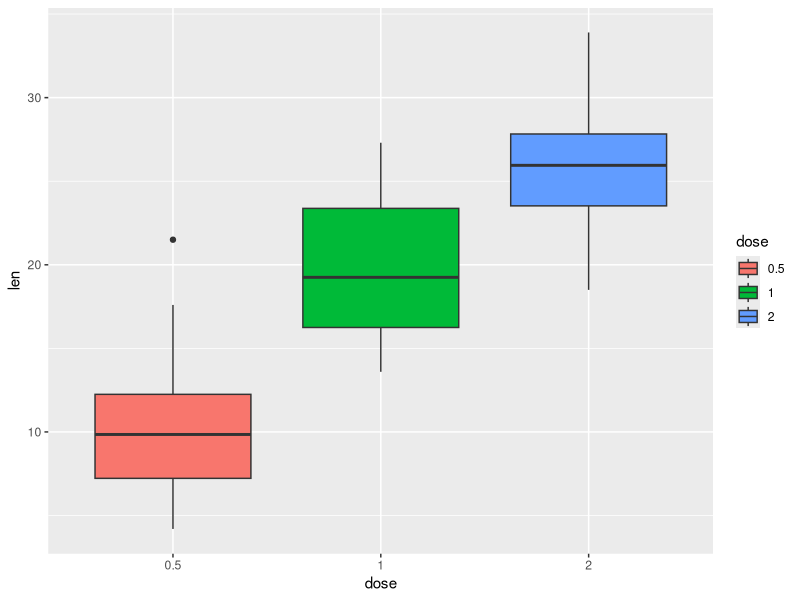
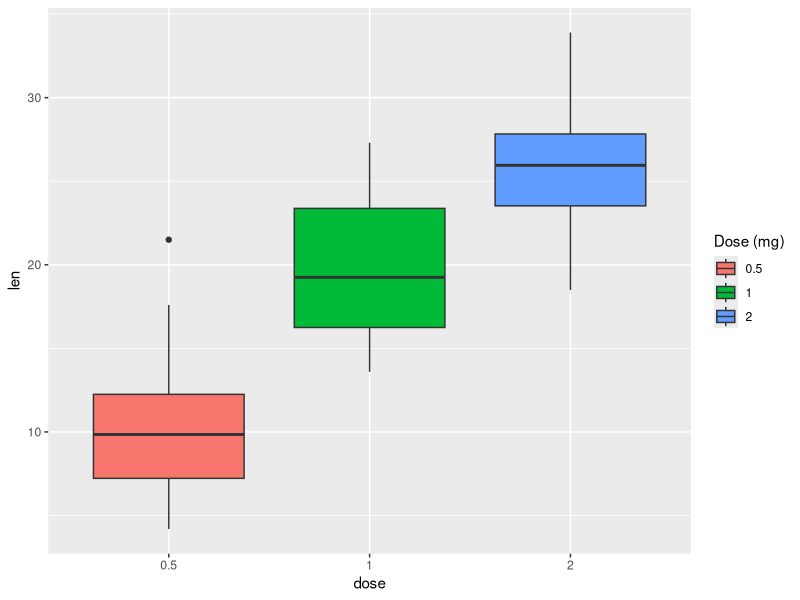
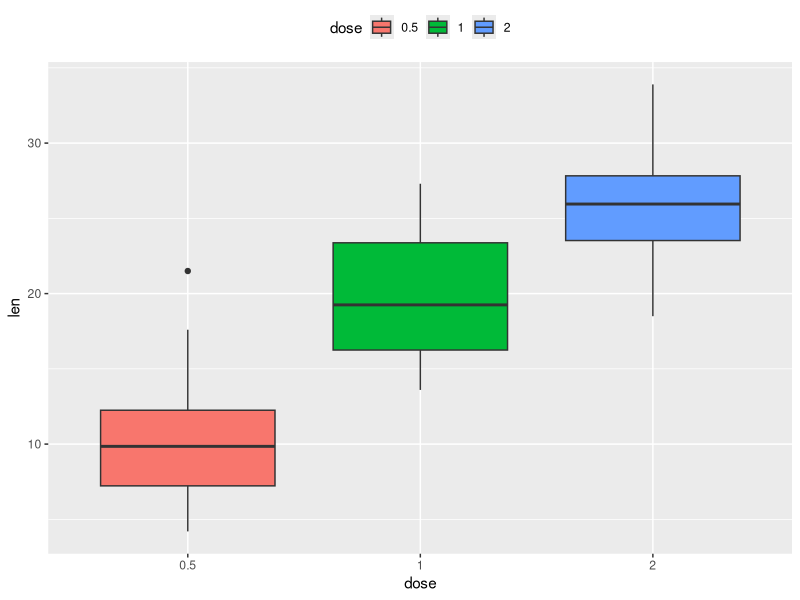
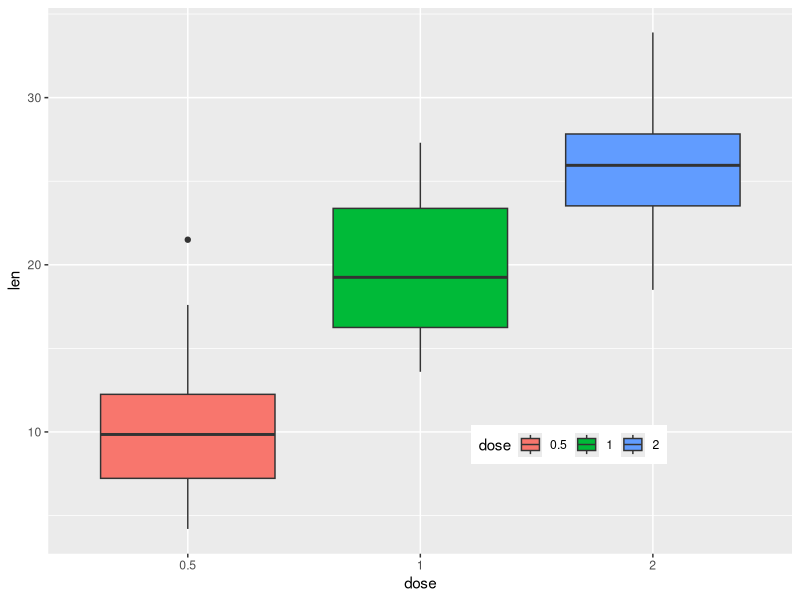
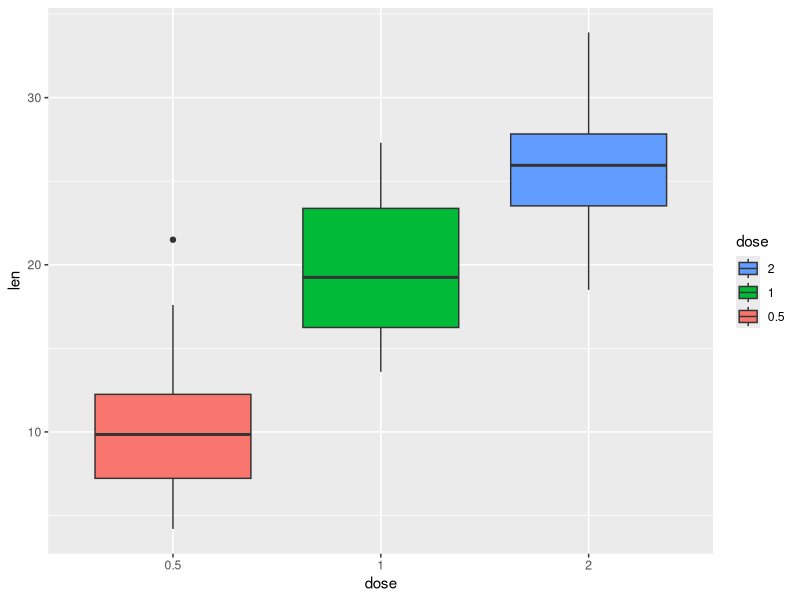
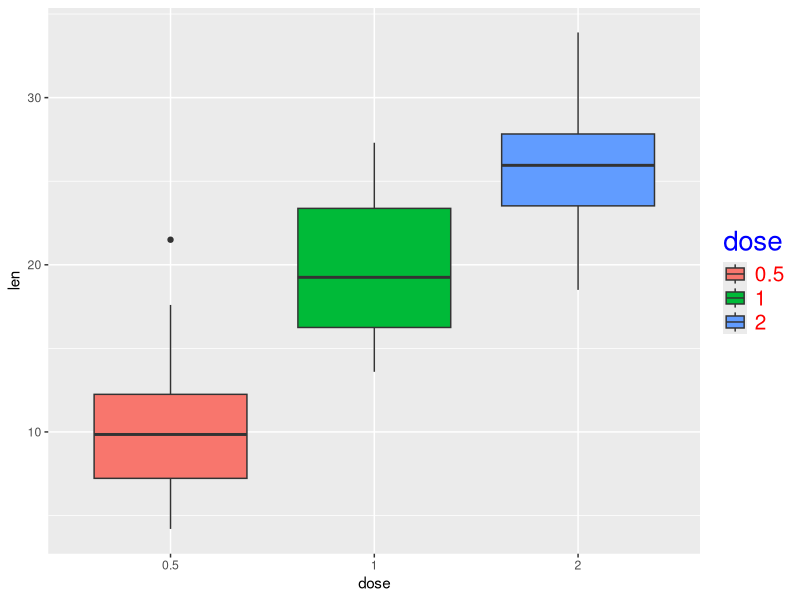
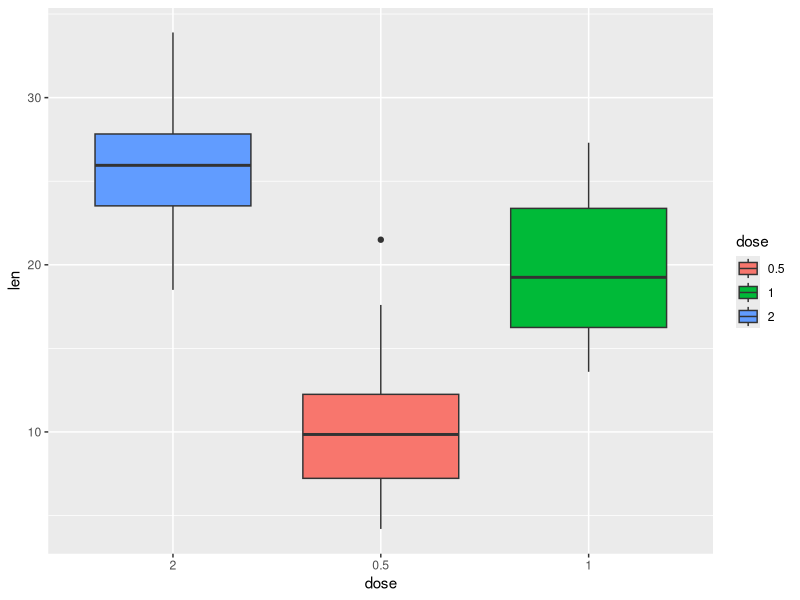
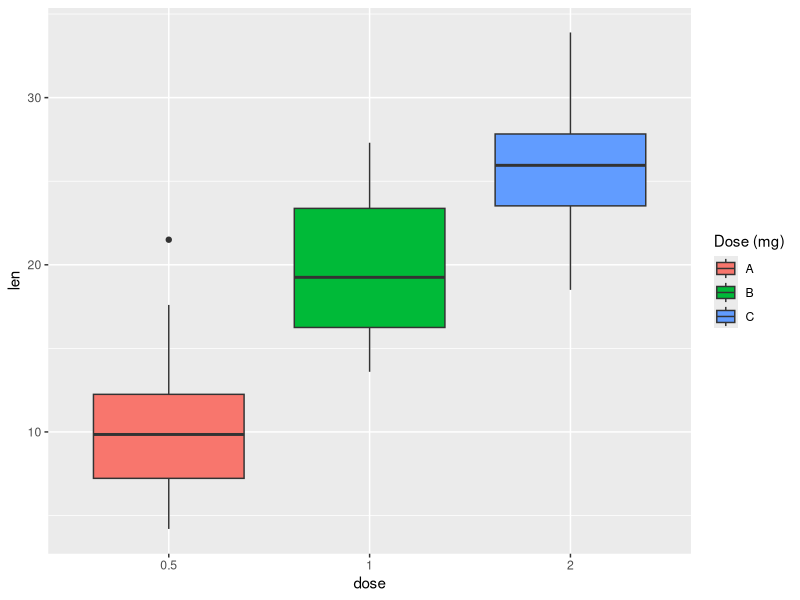

Recreate these plots in R, in order.

# Legendas ggplot2 -------------------------------------------------------------------------------------------------------------------------
# Autoria do script: Jeanne Franco ---------------------------------------------------------------------------------------------------------
# Data: 15/03/2022 -------------------------------------------------------------------------------------------------------------------------
# Fonte: Página do Instagram R Descomplicado -----------------------------------------------------------------------------------------------

# Criando um exemplo -----------------------------------------------------------------------------------------------------------------------

library(ggplot2)

ToothGrowth$dose <- as.factor(ToothGrowth$dose)

p <- ggplot(ToothGrowth, aes(x = dose, y = len)) +
  geom_boxplot(aes(fill = dose))

p

# Principais funções para alterar legendas -------------------------------------------------------------------------------------------------

## p + labs() altera o título da legenda.

## p + labs(fill = "Dose (mg)") # Se a legenda está ligada ao argumento fill
## p + labs(color = "Dose (mg)") # Se sua legenda está ligada ao argumento color
## Assim por diante se sua legenda está ligada ao argumento 'shape', 'linetype', etc.

## p + theme() altera a cor de fundo, borda da caixa da legenda, tamanho e cor da fonte, etc.

## p + scale_x_discrete(limits = c=("2", "0.5", "1")) altera a ordem dos itens da legenda
## se o objeto da legenda for discreto e também do eixo x.

## p + scale_fill_discrete(name = "Dose (mg)", labels = c("A", "B", "C")) renomeia o
## título da legenda e os rótulos de texto se o seu objeto da legenda for discreto.

## p + theme(legend.title = elemente_blank()) remove o título da legenda.

# Título da legenda ------------------------------------------------------------------------------------------------------------------------

p + labs(fill = "Dose (mg)")

# Posição da legenda -----------------------------------------------------------------------------------------------------------------------

## Mudando a posição da legenda a partir dos valores: "left", "top", "right", "bottom",
## "none" (remove a legenda) e vetor c(x,y).

p + theme(legend.position = "top")

p + theme(legend.position = c(0.7, 0.2), legend.direction = "horizontal")

# Ordem dos rótulos ------------------------------------------------------------------------------------------------------------------------

## Para alterar a ordem dos rótulos onde as áreas do boxplot são preenchidas
## por grupos, você pode seguir da seguinte maneira:

p + scale_fill_discrete(guide = guide_legend(reverse = TRUE))

# Tamanho e cor da legenda -----------------------------------------------------------------------------------------------------------------

p + theme(legend.title = element_text(color = "blue", size = 20), 
          legend.text = element_text(color = "red", size = 15))

# Manipulando os rótulos -------------------------------------------------------------------------------------------------------------------

## Para alterar manualmente a ordem dos itens:

p + scale_x_discrete(limits = c("2", "0.5", "1"))

## Para editar o título da legenda, dos labels (rótulos) e do eixo x:

p + scale_fill_discrete(name = "Dose (mg)", labels = c("A", "B", "C"))
